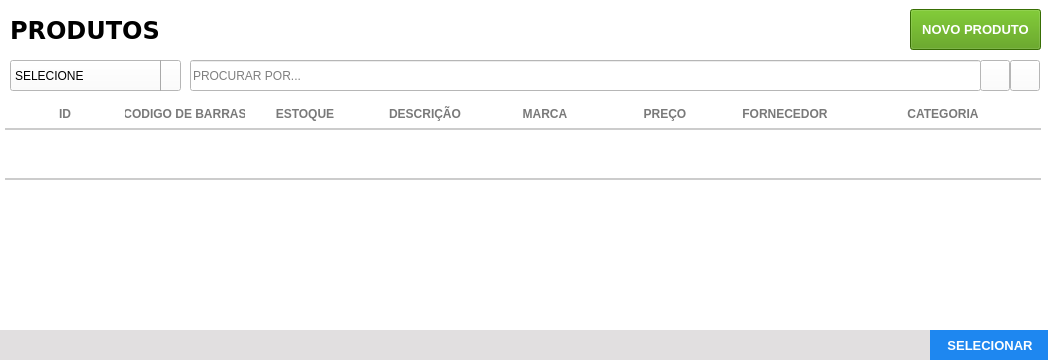
<?xml version="1.0" encoding="UTF-8"?>
<ui version="4.0">
 <class>Frame</class>
 <widget class="QFrame" name="Frame">
  <property name="geometry">
   <rect>
    <x>0</x>
    <y>0</y>
    <width>1048</width>
    <height>361</height>
   </rect>
  </property>
  <property name="windowTitle">
   <string>Lista de Produtos</string>
  </property>
  <property name="autoFillBackground">
   <bool>false</bool>
  </property>
  <property name="styleSheet">
   <string notr="true">background: #FFF;</string>
  </property>
  <widget class="QFrame" name="fr_titulo_servicos">
   <property name="geometry">
    <rect>
     <x>0</x>
     <y>0</y>
     <width>1051</width>
     <height>60</height>
    </rect>
   </property>
   <property name="styleSheet">
    <string notr="true"/>
   </property>
   <widget class="QLabel" name="lb_tituloClientes_2">
    <property name="geometry">
     <rect>
      <x>10</x>
      <y>15</y>
      <width>200</width>
      <height>30</height>
     </rect>
    </property>
    <property name="font">
     <font>
      <family>DejaVu Sans</family>
      <pointsize>18</pointsize>
      <weight>75</weight>
      <bold>true</bold>
     </font>
    </property>
    <property name="styleSheet">
     <string notr="true">color: rgb(0, 0, 0)</string>
    </property>
    <property name="text">
     <string>PRODUTOS</string>
    </property>
   </widget>
   <widget class="QPushButton" name="bt_inserir">
    <property name="geometry">
     <rect>
      <x>910</x>
      <y>9</y>
      <width>131</width>
      <height>41</height>
     </rect>
    </property>
    <property name="font">
     <font>
      <family>Tahoma</family>
      <pointsize>10</pointsize>
      <weight>75</weight>
      <bold>true</bold>
     </font>
    </property>
    <property name="cursor">
     <cursorShape>PointingHandCursor</cursorShape>
    </property>
    <property name="focusPolicy">
     <enum>Qt::NoFocus</enum>
    </property>
    <property name="contextMenuPolicy">
     <enum>Qt::ActionsContextMenu</enum>
    </property>
    <property name="styleSheet">
     <string notr="true">QPushButton {
	background-color: rgb(78, 154, 6);
color: #FFF
 }
QPushButton:hover{
	background-color: #40a286
}</string>
    </property>
    <property name="text">
     <string>NOVO PRODUTO</string>
    </property>
    <property name="iconSize">
     <size>
      <width>75</width>
      <height>35</height>
     </size>
    </property>
   </widget>
  </widget>
  <widget class="QTableWidget" name="tb_produtos">
   <property name="geometry">
    <rect>
     <x>0</x>
     <y>100</y>
     <width>1041</width>
     <height>211</height>
    </rect>
   </property>
   <property name="cursor" stdset="0">
    <cursorShape>PointingHandCursor</cursorShape>
   </property>
   <property name="focusPolicy">
    <enum>Qt::WheelFocus</enum>
   </property>
   <property name="styleSheet">
    <string notr="true">QTableView{
color: #797979;
font-weight: bold;
font-size: 13px;
background: #FFF;
padding: 0 0 0 5px;
}
QHeaderView:section{
background: #FFF;
padding: 5px 0 ;
font-size: 12px;
font-family: &quot;Arial&quot;;
font-weight: bold;
color: #797979;
border: none;
border-bottom: 2px solid #CCC;
text-transform: uppercase
}
QTableView::item {
border-bottom: 2px solid #CCC;
padding: 2px;
}

</string>
   </property>
   <property name="frameShape">
    <enum>QFrame::NoFrame</enum>
   </property>
   <property name="frameShadow">
    <enum>QFrame::Plain</enum>
   </property>
   <property name="autoScrollMargin">
    <number>20</number>
   </property>
   <property name="editTriggers">
    <set>QAbstractItemView::NoEditTriggers</set>
   </property>
   <property name="selectionMode">
    <enum>QAbstractItemView::NoSelection</enum>
   </property>
   <property name="selectionBehavior">
    <enum>QAbstractItemView::SelectRows</enum>
   </property>
   <property name="showGrid">
    <bool>false</bool>
   </property>
   <property name="gridStyle">
    <enum>Qt::NoPen</enum>
   </property>
   <property name="wordWrap">
    <bool>false</bool>
   </property>
   <property name="rowCount">
    <number>1</number>
   </property>
   <attribute name="horizontalHeaderDefaultSectionSize">
    <number>120</number>
   </attribute>
   <attribute name="horizontalHeaderHighlightSections">
    <bool>false</bool>
   </attribute>
   <attribute name="horizontalHeaderStretchLastSection">
    <bool>true</bool>
   </attribute>
   <attribute name="verticalHeaderVisible">
    <bool>false</bool>
   </attribute>
   <attribute name="verticalHeaderMinimumSectionSize">
    <number>20</number>
   </attribute>
   <attribute name="verticalHeaderDefaultSectionSize">
    <number>50</number>
   </attribute>
   <row>
    <property name="text">
     <string>1</string>
    </property>
   </row>
   <column>
    <property name="text">
     <string>ID</string>
    </property>
   </column>
   <column>
    <property name="text">
     <string>CODIGO DE BARRAS</string>
    </property>
   </column>
   <column>
    <property name="text">
     <string>ESTOQUE</string>
    </property>
   </column>
   <column>
    <property name="text">
     <string>DESCRIÇÃO</string>
    </property>
   </column>
   <column>
    <property name="text">
     <string>MARCA</string>
    </property>
   </column>
   <column>
    <property name="text">
     <string>PREÇO</string>
    </property>
   </column>
   <column>
    <property name="text">
     <string>FORNECEDOR</string>
    </property>
   </column>
   <column>
    <property name="text">
     <string>CATEGORIA</string>
    </property>
   </column>
  </widget>
  <widget class="QFrame" name="fr_botoes">
   <property name="geometry">
    <rect>
     <x>0</x>
     <y>330</y>
     <width>1051</width>
     <height>30</height>
    </rect>
   </property>
   <property name="styleSheet">
    <string notr="true">background:#E1DFE0;
border: none;</string>
   </property>
   <widget class="QPushButton" name="bt_selecionar">
    <property name="geometry">
     <rect>
      <x>930</x>
      <y>0</y>
      <width>120</width>
      <height>30</height>
     </rect>
    </property>
    <property name="font">
     <font>
      <pointsize>10</pointsize>
      <weight>75</weight>
      <bold>true</bold>
     </font>
    </property>
    <property name="cursor">
     <cursorShape>PointingHandCursor</cursorShape>
    </property>
    <property name="focusPolicy">
     <enum>Qt::NoFocus</enum>
    </property>
    <property name="contextMenuPolicy">
     <enum>Qt::ActionsContextMenu</enum>
    </property>
    <property name="styleSheet">
     <string notr="true">QPushButton {
background-color: #1E87F0;
color: #FFF
 }
QPushButton:hover{
background-color: #40a286
}</string>
    </property>
    <property name="text">
     <string>SELECIONAR</string>
    </property>
    <property name="iconSize">
     <size>
      <width>75</width>
      <height>35</height>
     </size>
    </property>
   </widget>
  </widget>
  <widget class="QPushButton" name="bt_refresh">
   <property name="geometry">
    <rect>
     <x>1010</x>
     <y>60</y>
     <width>30</width>
     <height>31</height>
    </rect>
   </property>
   <property name="font">
    <font>
     <family>Arial</family>
    </font>
   </property>
   <property name="cursor">
    <cursorShape>PointingHandCursor</cursorShape>
   </property>
   <property name="focusPolicy">
    <enum>Qt::NoFocus</enum>
   </property>
   <property name="contextMenuPolicy">
    <enum>Qt::NoContextMenu</enum>
   </property>
   <property name="toolTip">
    <string>ATUALIZAR TABELA</string>
   </property>
   <property name="text">
    <string/>
   </property>
   <property name="icon">
    <iconset>
     <normaloff>../Imagens/refresh.png</normaloff>../Imagens/refresh.png</iconset>
   </property>
  </widget>
  <widget class="QLineEdit" name="tx_busca">
   <property name="geometry">
    <rect>
     <x>190</x>
     <y>60</y>
     <width>791</width>
     <height>31</height>
    </rect>
   </property>
   <property name="font">
    <font>
     <family>Arial</family>
    </font>
   </property>
   <property name="focusPolicy">
    <enum>Qt::ClickFocus</enum>
   </property>
   <property name="styleSheet">
    <string notr="true">QLineEdit {
color: #000
}
</string>
   </property>
   <property name="placeholderText">
    <string>PROCURAR POR...</string>
   </property>
  </widget>
  <widget class="QComboBox" name="cb_produtos">
   <property name="geometry">
    <rect>
     <x>10</x>
     <y>60</y>
     <width>171</width>
     <height>31</height>
    </rect>
   </property>
   <property name="focusPolicy">
    <enum>Qt::StrongFocus</enum>
   </property>
   <property name="styleSheet">
    <string notr="true">QComboBox{
background: #fff;
color: #000;
font: 13px &quot;Arial&quot; ;
text-transform: uppercase
}
QComboBox:Focus {
border: 1px solid red;
}
 QComboBox::drop-down {
     subcontrol-origin: padding;
     subcontrol-position: top right;
     width: 25px;
     border-left-width: 1px;
     border-left-color: darkgray;
     border-left-style: solid; /* just a single line */
     border-top-right-radius: 3px; /* same radius as the QComboBox */
     border-bottom-right-radius: 3px;
 }
QComboBox::down-arrow {
     image: url(&quot;Imagens/down.png&quot;);
 }
</string>
   </property>
   <item>
    <property name="text">
     <string>SELECIONE</string>
    </property>
   </item>
  </widget>
  <widget class="QPushButton" name="bt_busca">
   <property name="geometry">
    <rect>
     <x>980</x>
     <y>60</y>
     <width>30</width>
     <height>31</height>
    </rect>
   </property>
   <property name="font">
    <font>
     <family>Arial</family>
    </font>
   </property>
   <property name="cursor">
    <cursorShape>PointingHandCursor</cursorShape>
   </property>
   <property name="focusPolicy">
    <enum>Qt::NoFocus</enum>
   </property>
   <property name="contextMenuPolicy">
    <enum>Qt::NoContextMenu</enum>
   </property>
   <property name="toolTip">
    <string>BUSCAR</string>
   </property>
   <property name="text">
    <string/>
   </property>
   <property name="icon">
    <iconset>
     <normaloff>../Imagens/search.png</normaloff>../Imagens/search.png</iconset>
   </property>
  </widget>
 </widget>
 <resources/>
 <connections/>
</ui>
